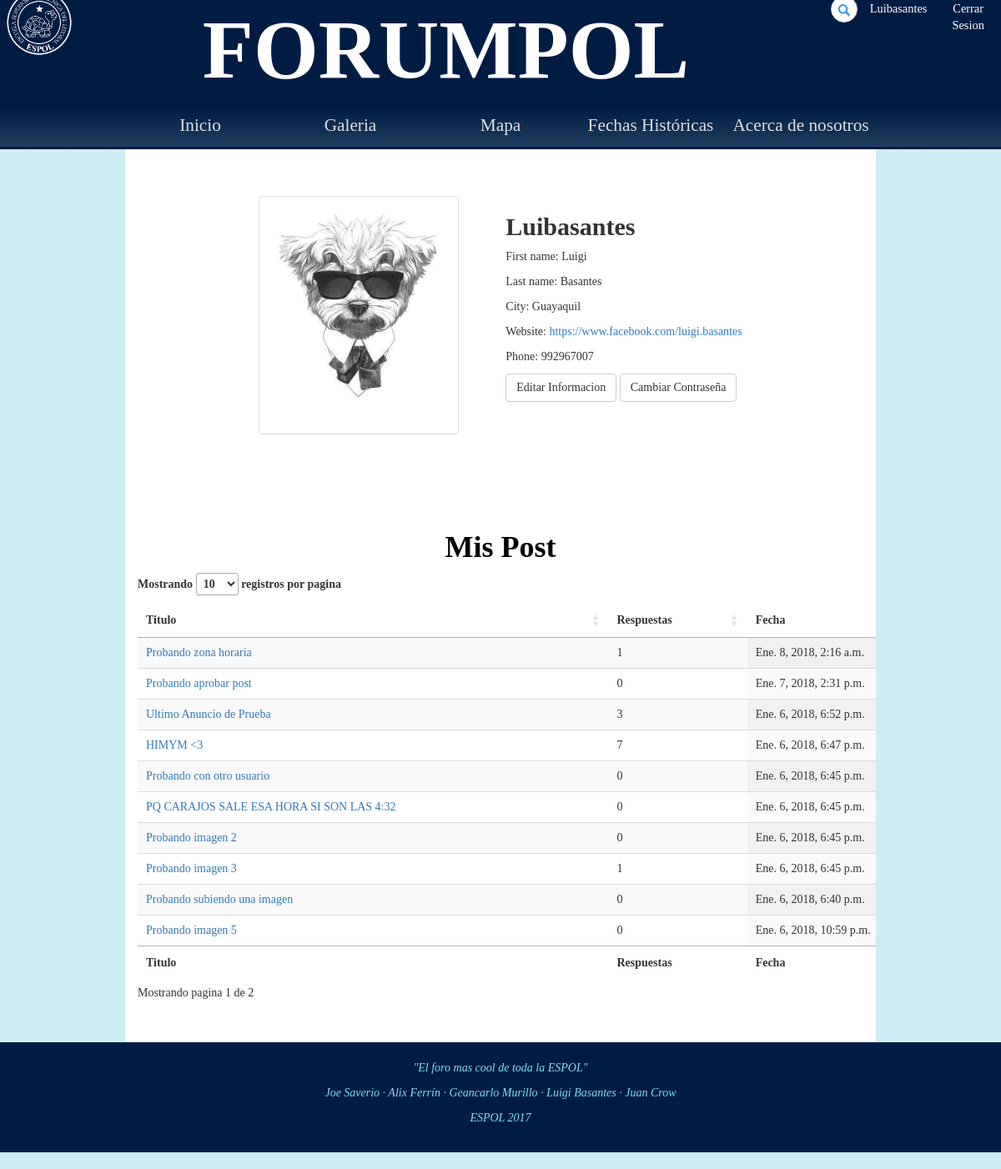
/accounts/profile/1/ (signed in), run on the app's committed database.
### accounts/models.py (models this page shows, shortened)
class UserProfile(models.Model):
	user = models.OneToOneField(User,on_delete=models.CASCADE)
	city = models.CharField(max_length=25, default='')
	website = models.URLField(default='')
	phone = models.IntegerField(default=0)
	image = models.ImageField(upload_to= upload_location, blank=True)
	moderador = models.BooleanField(default=False)

### Foro/models.py (models this page shows, shortened)
class Thread(models.Model):
	op = models.ForeignKey(Post,on_delete=models.CASCADE)
	category = models.CharField(max_length=25, default='')
	topic = models.CharField(max_length=100, default='')
	respuestas = models.BigIntegerField(default=0)

class Post(models.Model):
	reply_to = models.ForeignKey('self',blank=True, null=True,on_delete=models.SET_NULL)
	content = models.TextField(max_length=500, default='')
	image = models.ImageField(upload_to=upload_location, blank=True,null=True)
	owner = models.ForeignKey(User,null=True,on_delete=models.SET_NULL)
	date = models.DateTimeField(auto_now=True)
	aprobado = models.NullBooleanField(default=None,null=True)

### accounts/views.py (the view)
# urls.py: url(r'^profile/(?P<user_id>[0-9]+)/$', login_required(views.view_profile), name='view_profile'),
def view_profile(request,user_id):
	user = request.user
	if not (user.id == int(user_id) or user.is_staff or user.userprofile.moderador):
		raise PermissionDenied
	try:
		usuario = User.objects.get(id = str(user_id))
	except User.DoesNotExist:
		raise Http404("Usuario No existe")
	threads = Thread.objects.filter(op__owner = user_id,op__aprobado=True)
	context = {'user':user,'usuarioPerfil':usuario,'threads':threads}
	return render(request, 'Accounts/profile.html',context)

### accounts/templates/Accounts/profile.html (shortened to what this page needs)
{% extends 'Foro/base.html' %}
{% load static from staticfiles %}
{% block estilo %}
<link rel="stylesheet" type="text/css" href="{% static 'css/perfil.css' %}">
<link rel="stylesheet" type="text/css" href="https://cdn.datatables.net/1.10.16/css/jquery.dataTables.min.css">
{% endblock %}
{% block body %}
    <section>
        <div id="categoria" class="col-9">
            <div class="container anuncios">
				<div class="profile_image">
					{% if usuarioPerfil.userprofile.image %}
						<a href="{{usuarioPerfil.userprofile.image.url }}"><img class="thumbnail" src="{{ usuarioPerfil.userprofile.image.url }}" width="240"></a>
					{% endif %}<br>
				</div>
				<div class="user_detail">
					<h2><b>{{ usuarioPerfil }}</b></h2>
					<p>First name: {{ usuarioPerfil.first_name }}</p>
					<p>Last name: {{ usuarioPerfil.last_name }}</p>
					<p>City: {{ usuarioPerfil.userprofile.city }}</p>
					<p>Website: <a href= "{{ usuarioPerfil.userprofile.website }}">{{ usuarioPerfil.userprofile.website }}</a></p>
					<p>Phone: {{ usuarioPerfil.userprofile.phone }}</p>
					{% if user.id == usuarioPerfil.id %}
						<a class="btn btn-default" href="{% url 'accounts:edit_profile' %}">Editar Informacion</a>
						<a class="btn btn-default" href="{% url 'accounts:change_password' %}">Cambiar Contraseña</a>
					{% endif %}
				</div>
            </div>
            {% if threads %}
            <div class="anuncios container"><h1><b>Mis Post</b></h1></div>
            <div class="container">
				<table id="myTable" class="display" cellspacing="0" width="100%">
                    <thead>
                        <tr>
                            <th>Titulo</th>
                            <th>Respuestas</th>
                            <th>Fecha</th>
                        </tr>
                    </thead>
                    <tfoot>
                        <tr>
                            <th>Titulo</th>
                            <th>Respuestas</th>
                            <th>Fecha</th>
                        </tr>
                    </tfoot>
                    <tbody>
                        {% for thread in threads %}
                        <tr>
                            <td><a href="{% url 'foro:detalle_anuncio' thread.op.id %}">{{thread.topic}}</a></td>
                            <td>{{ thread.respuestas }}</td>
                            <td>{{thread.op.date}}</td>
                        </tr>
                        {% endfor %}
                    </tbody>
                </table>
            </div>
            {% endif %}
            <br><br>
        </div>
    </section>
{% endblock %}

### Foro/templates/Foro/base.html (shortened to what this page needs)
<!DOCTYPE html>
<html>
	<head>
        {% load staticfiles %}
		<link rel="stylesheet" type="text/css" href="{% static 'css/bootstrap.css' %}">
		<link rel="stylesheet" type="text/css" href="{% static 'css/estilo.css' %}">
		{% block estilo %}{% endblock %}
	</head>
	<body>
		<div id="cabecera" class="col-12">
			<span class="logo col-1"><img class ="imagen" src="{% static 'images/espol.png' %}" alt="icono"></span>
			<h2 class = 'col-9'>FORUMPOL</h2>
			<div id="header-opts" class="col-4">
				<div id="buscar" class="col-6">
					<form action="search" class="search-form">
					    <div class="form-group has-feedback">
					        <input type="text" class="form-control" name="search" id="search" placeholder="Buscar...">
					        <span class="glyphicon glyphicon-search form-control-feedback"></span>
					    </div>
					</form>
				</div>
				<h4 class="col-3 user"><a href="{% url 'accounts:view_profile' user.id%}">{{ user }}</a></h4>
				<h4 class="col-3 log"><a href="{% url 'accounts:log_out' %}">Cerrar Sesion</a></h4>
			</div>
		</div>
		<nav id="navegation-bar" class="col-12">
			<ul id="menu">
				<li class="elemento-opcion"><a href="{% url 'foro:index' %}">Inicio</a></li>
				<li class="elemento-opcion"><a href="{% url 'foro:galeria' %}">Galeria</a></li>
				<li class="elemento-opcion"><a href="{% url 'foro:mapa' %}">Mapa</a></li>
				<li class="elemento-opcion"><a href="{% url 'foro:timeline' %}">Fechas Históricas</a></li>
				<li class="elemento-opcion"><a href="{% url 'foro:acerca_de' %}">Acerca de nosotros</a></li>
			</ul>
		</nav>
        {% block body %}
        {% endblock %}
		<footer>
			<p><i>"El foro mas cool de toda la ESPOL"</i></p>
			<p><i>Joe Saverio · Alix Ferrín · Geancarlo Murillo · Luigi Basantes · Juan Crow</i></p>
			<p><i>ESPOL 2017</i></p>
		</footer>
	</body>
</html>

### Foro/static/css/estilo.css (style rules this page uses)
* { box-sizing: border-box; }
.col-1 { width: 8.33%; }
.col-3 { width: 25%; }
.col-4 { width: 33.33%; }
.col-6 { width: 50%; }
.col-9 { width: 75%; }
.col-12 { width: 100%; }
#cabecera { background-color: #001C43; margin: 0px; overflow: hidden; display: flex; padding: 5px; }
#cabecera h4 a { font-family: "Libre Baskerville"; }
body { position: relative; top: -20px; bottom: -20px; background-color: white; background-size:cover; height: 100%; background-color: rgb(205, 236, 244); font-family: "Times New Roman"; }
h1 { color: black; font-family: "Libre Baskerville"; }
#cabecera h2 { margin-top: 20px; font-size: 100px; color: white; text-align: center; font-weight: bold; font-family: "Libre Baskerville"; padding-left: 120px; }
#cabecera img { width: 100%; }
.user, .log { text-align: center; }
#menu { margin: 0; padding: 0; list-style: none; }
nav#navegation-bar { background: linear-gradient(#001C43, #213D5F); text-align: center; border-bottom-style: solid; border-bottom-color: #001C43; }
ul#menu { display: inline-block; width: 75%; }
ul li.elemento-opcion { padding: 0; margin: 0; float: left; width: 20%; height: 40px; text-align: center; line-height: 40px; font-size: 20px; }
ul li.elemento-opcion a { text-decoration: none; color: white; display: block; opacity: 0.85; font-size: 1.065em; }
footer { background-color: #001C43; color: #7bdef7; padding: 1.5em; text-align: center; position: absolute; width: 100%; }
#buscar { padding-top: 10px; }
.form-group { margin-bottom: 0; }
.search-form .form-group { float: right !important; transition: all 0.35s, border-radius 0s; width: 32px; height: 32px; background-color: #fff; box-shadow: 0 1px 1px rgba(0, 0, 0, 0.075) inset; border-radius: 25px; border: 1px solid #ccc; }
.search-form .form-group input.form-control { padding-right: 20px; border: 0 none; background: transparent; box-shadow: none; display:block; }
.search-form .form-group span.form-control-feedback { position: absolute; top: -1px; right: -2px; z-index: 2; display: block; width: 34px; height: 34px; line-height: 34px; text-align: center; color: #3596e0; left: initial; font-size: 14px; }
#header-opts h4 { padding-top: 5px; color: white; }
#header-opts { display: flex; }
#header-opts h4 { padding-left: 15px; }
#header-opts a { color: white; font-family: "Verdana"; font-size: 0.8em; }

### Foro/static/css/perfil.css (style rules this page uses)
#categoria { margin: 0 auto; overflow: hidden; background-color: white; }
.anuncios { width: 96.5%; padding-top: 2em; display: flex; justify-content: center; }
.profile_image, .user_detail { margin: 2em; }

### data on the page
Thread: topic "Probando con otro usuario", respuestas "0", op "Ene. 6, 2018, 6:45 p.m."
Thread: topic "PQ CARAJOS SALE ESA HORA SI SON LAS 4:32", respuestas "0", op "Ene. 6, 2018, 6:45 p.m."
Thread: topic "Probando subiendo una imagen", respuestas "0", op "Ene. 6, 2018, 6:40 p.m."
Thread: topic "Probando imagen 2", respuestas "0", op "Ene. 6, 2018, 6:45 p.m."
Thread: topic "Probando imagen 3", respuestas "1", op "Ene. 6, 2018, 6:45 p.m."
Thread: topic "Probando imagen 5", respuestas "0", op "Ene. 6, 2018, 10:59 p.m."
Thread: topic "HIMYM <3", respuestas "7", op "Ene. 6, 2018, 6:47 p.m."
Thread: topic "Ultimo Anuncio de Prueba", respuestas "3", op "Ene. 6, 2018, 6:52 p.m."
Thread: topic "Probando aprobar post", respuestas "0", op "Ene. 7, 2018, 2:31 p.m."
Thread: topic "Probando zona horaria", respuestas "1", op "Ene. 8, 2018, 2:16 a.m."

### other printed values
{{ user }} "Luibasantes"
{{ usuarioPerfil }} "Luibasantes"
{{ usuarioPerfil.first_name }} "Luigi"
{{ usuarioPerfil.last_name }} "Basantes"
{{ usuarioPerfil.userprofile.city }} "Guayaquil"
{{ usuarioPerfil.userprofile.website }} "https://www.facebook.com/luigi.basantes"
{{ usuarioPerfil.userprofile.phone }} "992967007"
